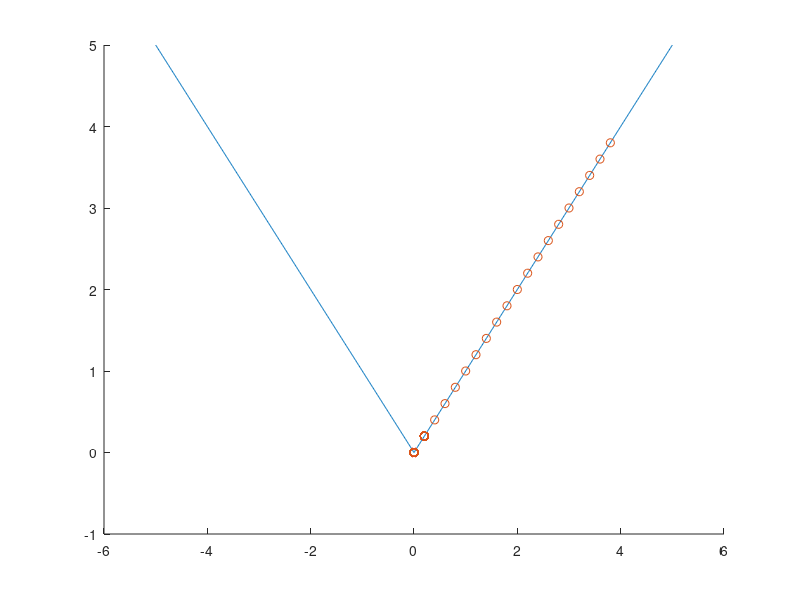
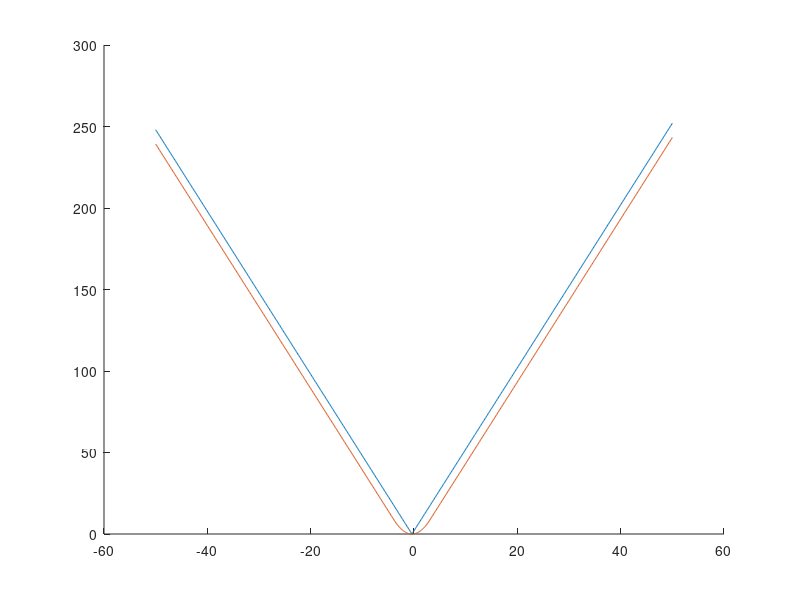
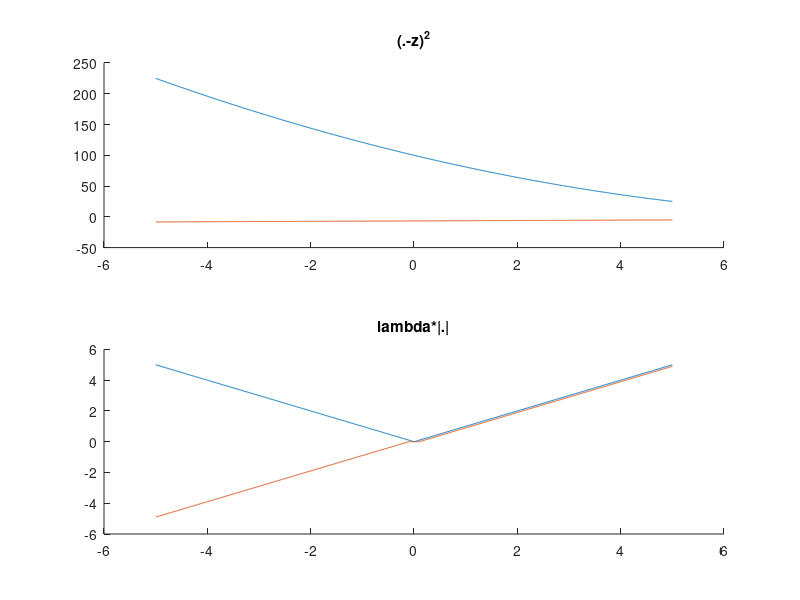
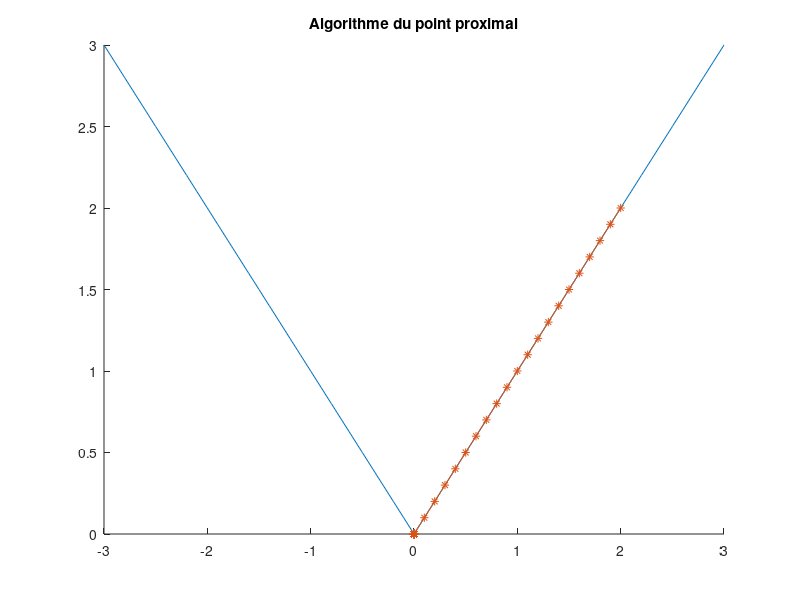

Here is the MATLAB script that generated these plots, in order: (Note: this script raises an error after producing the figures.)
close all;
clear variables;

%% Partie 1

x = -5:1/100:5;
y = abs(x);
figure(1);
hold on;
plot(x,y);
f = @(x)(abs(x));
df = @(x,c)(x==0).*c+(~(x==0)).*(sign(x));


eps = 0.1;
delta = 1;
lambda = 0.2;
compteur = 0;
x1 = 4;
l_x = []; 
l_y = [];
c = -1;

while delta>eps && compteur<200
    x1 = x1 - lambda * df(x1,c);
    l_x = [l_x,x1];
    y1 = abs(x1);
    l_y = [l_y,y1];
    delta = norm(df(x1,c));
    compteur = compteur + 1;
end
t = -5:lambda:-5+lambda*(compteur-1);
plot(l_y,l_x,'o');

gamma = 0.7;

t = -50:0.1:50;
a = 5;
b = 2;

f = @(x,a,b) abs(a*x + b);
M=@(x,a,b,gamma) (  (x>-b/a + a*gamma).*(a*x+b -a^2*gamma/2)...
                   +(x<-b/a - a*gamma).*(-a*x-b - a^2*gamma/2) ...
                   +((x<=-b/a + a*gamma) & (x>=-b/a - a*gamma)).*(1/(2*gamma)*((x+b/a).^2))  );

figure(2);
hold on;
Super = f(t,a,b);
Moreau = M(t,a,b,gamma);
plot(t,Super);
plot(t,Moreau);

g = @(x,z)((x-z).^2); % (.-z)^2
dg = @(x,z)(2*x.*(x-z));

h = @(x,l)(l*abs(x)); % Lambda * |.|
dh = @(x,c,l)(x==0).*c*l+(~(x==0)).*(l*sign(x));


prox1=@(x,z,gamma)((-2*z*gamma+x)/(2*gamma+1));
prox=@(x,lambda,gamma)(((x>lambda*gamma)).*(x-lambda*gamma)+...
    (x<-lambda*gamma).*(x+lambda*gamma) +...
    (x<=lambda*gamma |x>=-lambda*gamma).*(0));

gamma = 0.1;
lambda = 1;
z = 10;

figure(3);
subplot(211);
hold on;
Super2 = g(x,z);
Moreau2 = prox1(x,z,lambda);
plot(x,Super2);
plot(x,Moreau2);   
title('(.-z)^2');

subplot(212);
hold on;
Super3 = h(x,lambda);
Moreau3 = prox(x,lambda,gamma);
plot(x,Super3);
plot(x,Moreau3);   
title('lambda*|.|');

%% Partie 2



eps= 10^-4;
delta=1;
% On utilise prox déjà codé
lambda=1;
gamma=0.1;
x=2;
xi=[x];
l=[abs(x)];
compteur=0;

while delta> eps && compteur<500
    compteur=compteur+1;
    x1=prox(x,lambda,gamma);
    xi=[xi,x1];
    delta=norm(df(x1,c));
    x=x1;
    l=[l;abs(x)];
   
end
figure(5)
hold on
plot(-3:0.1:3,abs(-3:0.1:3))
plot(xi,l,'*-')
title('Algorithme du point proximal')
disp(x1)



y=2;
lambda = 2;
yi=[y];
ly=[y^2+lambda*abs(y)];
compteur=0;



while delta> eps && compteur<500
    compteur=compteur+1;
    %Descente de gradient sur f
    zi = y - gamma * 2 * y;
    %point proximal sur g
    y1=prox(zi,lambda,gamma);
    yi=[yi,y1];
    delta=norm(df(y1,c)+2*y);
    y=y1;
    ly=[ly;abs(y)];
   
end
figure(6)
hold on
plot(-3:0.1:3,abs(-3:0.1:3))
plot(yi,ly,'*-')
title('Algorithme du point proximal')
disp(y1)

eps = 0.00001;
dim = 3;
gamma = 0.01;
x = 4*rand(1,dim)-2;
yi=[y];
ly=[norm(x,1)];
compteur=1;

f1 = @(x)(norm(x,2)^2);
df1 = @(x)(2*x);

while delta> eps && compteur<500
    compteur=compteur+1;
    %Descente de gradient sur f
    zi = y - gamma * df1(y); 
    %point proximal sur g
    y1=prox(zi, lambda, gamma);
    yi=[yi,y1];
    delta=norm(yi(compteur)-yi(compteur-1));
    y=y1;
    ly=[ly;norm(y,1)];
   
end
figure(7)
hold on
plot(ly)
title('Fonction de coût')
disp(y1)

%% Partie 3
clear variables;
close all;

% Methode Analytique
clear variables;
close all;

%c=@(x)(sin(x));

f=@(x,H,z)(norm(H*x -z)^2);
df=@(x,H,z)(2*H'*(H*x-z));
fz=@(x,H,b)(H*x + b);

prox=@(x,lambda,gamma)(((x>lambda*gamma)).*(x-lambda*gamma)+...
    (x<-lambda*gamma).*(x+lambda*gamma) +...
    (x<=lambda*gamma |x>=-lambda*gamma).*(0));

t=0:0.01:pi;
dim=length(t);
b=randn(dim,1);
x=sin(t)';
H=matH(size(x),'gaussian',3);
z=fz(x,H,b);

y=(H'*H)\H'*z;

figure(1)
hold on
plot(t,sin(t),'r')
plot(t,z,'k')
plot(t,y)
legend("sin(x)","signal bruité","Methode analytique")

% Descente de gradient
eps= 10^-4;
delta=1;
lambda=0.5;

l=[f(x,H,z)];
compteur=0;

while delta> eps
    compteur=compteur+1;
    x1=x-lambda*df(x,H,z);
    delta=norm(df(x1,H,z));
    x=x1;
    l=[l;f(x,H,z)];
    
end

figure(3)
hold on
plot(t,sin(t),'r');
plot(t,z,'k');
plot(t,y);
plot(t,z,'*');
legend("sin(x)","signal bruité","Methode analytique")

eps = 0.00001;
x = sin(t)';
dim = 3;
gamma = 0.01;
yi=[y];
ly=[norm(x,1)];
compteur=1;

f1 = @(x)(norm(H*x-z,2)^2);
df1 = @(x)(2*x);

while delta> eps && compteur<500
    compteur=compteur+1;
    %Descente de gradient sur f
    zi = x - gamma * df1(x); 
    %point proximal sur g
    y1=prox(zi, lambda, gamma);
    yi=[yi,y1];
    delta=norm(yi(compteur)-yi(compteur-1));
    x=y1;
    ly=[ly;norm(x,1)];
   
end
figure(4)
hold on
plot(ly)
title('Fonction de coût')
disp(y1)
